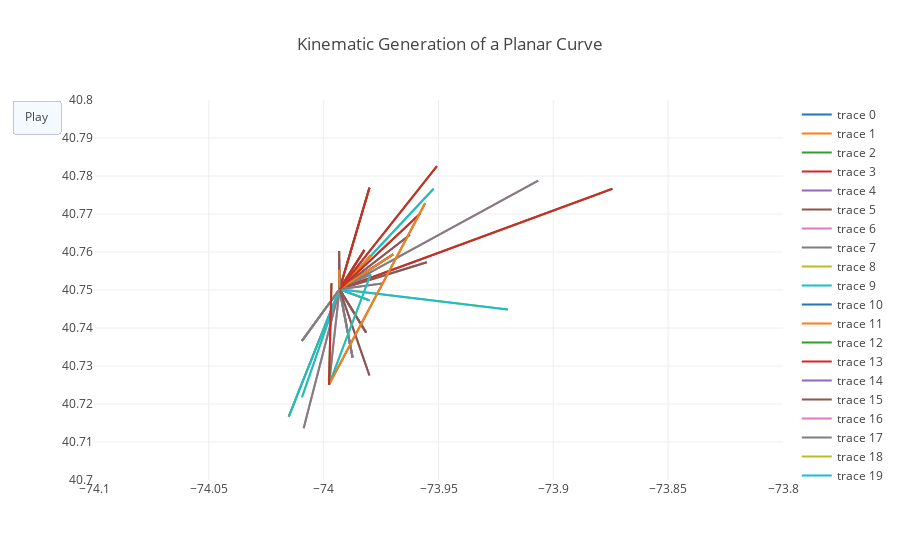

Notebook code cell kept with this figure:
### Code cell
from plotly.offline import init_notebook_mode, iplot
from IPython.display import display, HTML
import numpy as np

init_notebook_mode(connected=True)

long = []
lat = []

for i in range(len(itinerary)):
    src = findzip.by_zipcode(itinerary[i]['start_position'])
    dst = findzip.by_zipcode(itinerary[i]['destination'])
    long.append({'src':src['Longitude'], 'dst': dst['Longitude']})
    lat.append({'src':src['Latitude'], 'dst': dst['Latitude']})

data = []
frames = []
for i in range(len(lat)):
    x = np.linspace(long[i]['src'], long[i]['dst'], 100)
    m = (lat[i]['src'] - lat[i]['dst'])/(long[i]['src']-long[i]['dst'])
    y = m*(x-long[i]['dst']) + lat[i]['dst']

    N=5
    s=np.linspace(long[i]['src'], long[i]['dst'],N)
    xx=s
    yy = m*(xx - long[i]['dst']) + lat[i]['dst']


    data.append(dict(x=x, y=y, 
               mode='lines', 
               line=dict(width=2)
              ))
    data.append(dict(x=x, y=y, 
               mode='lines', 
               line=dict(width=2)
              ))


    for k in range(N):
        frames.append(dict(data=[dict(x=[xx[k]], 
                            y=[yy[k]], 
                            mode='markers', 
                            marker=dict(color='red', size=10)
                            )
                      ])) 
lat_min = 40.7
lat_max = 40.8
lon_min = -74.1
lon_max = -73.8
layout=dict(xaxis=dict(range=[lon_min, lon_max], autorange=False, zeroline=False),
            yaxis=dict(range=[lat_min, lat_max], autorange=False, zeroline=False),
            title='Kinematic Generation of a Planar Curve', hovermode='closest',
            updatemenus= [{'type': 'buttons',
                           'buttons': [{'label': 'Play',
                                        'method': 'animate',
                                        'args': [None]}]}])

figure1=dict(data=data, layout=layout,  frames=frames)          
iplot(figure1)
